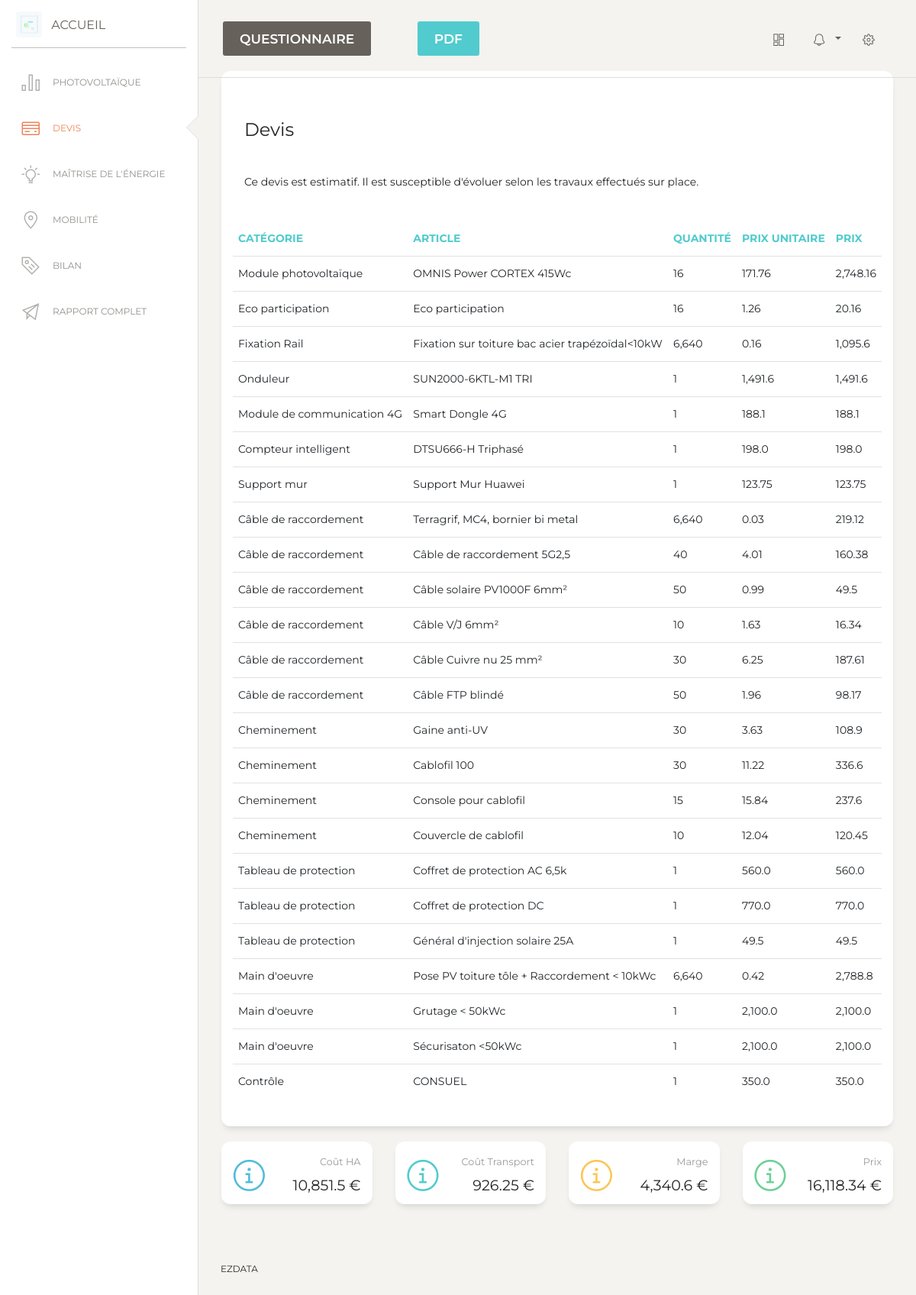
Screenshot of /8/factu (signed in) with the database file from the repository.
### PV/models.py (models this page shows, shortened)
class ItemQuantite(models.Model):
    catalogue_solution = models.ForeignKey(
        CatalogueSolution, on_delete=models.CASCADE, verbose_name='Solution')
    facturation_item = models.ForeignKey(
        FacturationItem, on_delete=models.CASCADE, verbose_name='Elément')
    quantite = models.IntegerField(default=0, verbose_name='Quantité')
    def _cout_HA_unit(self):
        cout = self.facturation_item.cout_HA_unit
        return round(cout, 2)
    cout_HA_unit = property(_cout_HA_unit)
    def _cout_transport_unit(self):
        taux = self.facturation_item.taux_transport/100
        cout = taux*self.facturation_item.cout_HA_unit
        return round(cout, 2)
    cout_transport_unit = property(_cout_transport_unit)
    def _cout_HA(self):
        cout = self.facturation_item.cout_HA_unit*self.quantite
        return round(cout, 2)
    cout_HA = property(_cout_HA)
    def _cout_transport(self):
        taux = self.facturation_item.taux_transport/100
        cout_transport_unit = taux*self.facturation_item.cout_HA_unit
        cout = cout_transport_unit*self.quantite
        return round(cout, 2)
    cout_transport = property(_cout_transport)
    def _prix_unit(self):
        taux = self.facturation_item.taux_transport/100
        cout_transport_unit = taux*self.facturation_item.cout_HA_unit
        marge = self.catalogue_solution.marge/100
        prix = self.facturation_item.cout_HA_unit*(1+marge)+cout_transport_unit
        return round(prix, 2)
    prix_unit = property(_prix_unit)
    def _prix(self):
        marge = self.catalogue_solution.marge/100
        cout_HA = self.facturation_item.cout_HA_unit*self.quantite
        taux = self.facturation_item.taux_transport/100
        cout_transport_unit = taux*self.facturation_item.cout_HA_unit
        cout_transport = cout_transport_unit*self.quantite
        prix = cout_HA*(1+marge)+cout_transport
        return round(prix, 2)
    prix = property(_prix)
    def _marge(self):
        marge = self.catalogue_solution.marge/100
        cout_HA = self.facturation_item.cout_HA_unit*self.quantite
        return round(cout_HA*marge, 2)
    marge = property(_marge)
    class Meta:
        verbose_name = 'Catalogue - Entrée'

class FacturationItem(models.Model):
    type = models.CharField(max_length=255, verbose_name="Type d'équipement")
    article = models.CharField(max_length=255, verbose_name='Article')
    cout_HA_unit = models.FloatField(
        verbose_name='Coût HA unitaire')
    taux_transport = models.FloatField(
        verbose_name='Taux transport en % du prix HA')
    unites = (('Unité', 'Unité'),
              ('/ Wc', '/ Wc'),
              ('/ ml', '/ ml'),)
    unite = models.CharField(
        max_length=255, choices=unites, verbose_name='Unité', default='Unité')
    class Meta:
        verbose_name = 'Equipement'

class CatalogueSolution(models.Model):
    taille = models.FloatField(verbose_name='Taille en kWc')
    instal = (('Monophasée', 'Monophasée'),
              ('Triphasée', 'Triphasée'),)
    installation = models.CharField(
        verbose_name='Installation', choices=instal, max_length=255)
    marge = models.FloatField(verbose_name='marge en %')
    elements = models.ManyToManyField(
        FacturationItem, through='ItemQuantite')
    class Meta:
        constraints = [
            models.UniqueConstraint(
                fields=['taille', 'installation'], name="solutions uniques")
        ]
    class Meta:
        verbose_name = 'Catalogue - Solution'

class ExportSite(models.Model):
    projet = models.ForeignKey(
        Projet, on_delete=models.CASCADE, verbose_name='Projet')
    enseigne = models.ForeignKey(
        Enseigne, on_delete=models.CASCADE, verbose_name='Enseigne')
    sitename = models.CharField(
        max_length=255)
    class Meta:
        unique_together = ('enseigne',)
    def _export(self):
        export = list(model_to_dict(self).values())
        return export[3:]
    export = property(_export)

### PV/views.py (the view)
# urls.py: path('<int:id_enseigne>/factu', views.factu_catalogue, name='factu'),
@login_required
def factu_catalogue(request, id_enseigne):
    global site
    site = 1
    rqt1 = Enseigne.objects.get(id=id_enseigne)
    nb = rqt1.nb_sites
    projet = rqt1.projet
    if not ExportSite.objects.filter(enseigne=rqt1).exists():
        exportsite = ExportSite(
            projet=projet, enseigne=rqt1, sitename=rqt1.name)
        exportsite.save()
    else:
        exportsite = ExportSite.objects.get(enseigne=rqt1)
    range_nb = range(nb)
    rqt2 = Batiment.objects.filter(enseigne=rqt1, num_sites=site)[0]
    rqt3 = Localisation.objects.get(batiment=rqt2)
    territ = rqt3.territ
    rqt4 = Profil.objects.get(batiment=rqt2)
    profil = rqt4.type_profil
    personnalise = Profil_types.objects.get(type_profil='Personnalisé')
    perso = False
    if profil == personnalise:
        perso = True
        profil = ProfilPerso.objects.get(batiment=rqt2).profil
    rqt5 = Toiture.objects.get(batiment=rqt2)
    surface = rqt5.surface
    toiture = rqt5.toiture
    rqt6 = EDF.objects.get(batiment=rqt2)
    puissance = rqt6.puissance
    Nb_kW = rqt6.nb_kW
    ref = rqt6.reference
    rqt7 = Electrification.objects.get(souscription=rqt6)
    installation = rqt7.installation
    if ref == 'Bimestrielle':
        conso_perso = ((Nb_kW * 6) / 365) * 7
    if ref == 'Mensuelle':
        conso_perso = ((Nb_kW * 12) / 365) * 7
    if ref == 'Annuelle':
        conso_perso = ((Nb_kW) / 365) * 7
    sol = solution_catalogue(conso_perso, profil, perso, territ, surface,
                             installation, puissance, etat_batterie, etat_AutoProd, etat_entre_deux)
    if CentraleBatiment.objects.filter(batiment=rqt2).exists():
        cb = CentraleBatiment.objects.get(batiment=rqt2)
        if SolutionBatiment.objects.filter(centrale_batiment=cb).exists():
            x = SolutionBatiment.objects.get(centrale_batiment=cb)
            sol = x.solution
    CentraleBatiment.objects.filter(batiment=rqt2).delete()
    cb = CentraleBatiment(batiment=rqt2)
    cb.save()
    SolutionBatiment.objects.filter(centrale_batiment=cb).delete()
    x = SolutionBatiment(centrale_batiment=cb, solution=sol)
    x.save()
    choices = FacturationItem.objects.filter(type="Module photovoltaïque")
    choices = [x for x in choices]
    modulepv_qt = ItemQuantite.objects.get(
        catalogue_solution=sol, facturation_item__in=choices)
    modulepv = modulepv_qt.facturation_item
    panneau_name = modulepv.article
    panneau_qt = modulepv_qt.quantite
    panneau = ModulesPV.objects.get(Nom=panneau_name)
    taille = sol.taille
    nbr_modules = panneau_qt
    surface_totale = nbr_modules*panneau.Surface_Panneau_m2
    test = ItemQuantite.objects.filter(catalogue_solution=sol)
    p1 = sum([x.cout_HA for x in test])
    p2 = sum([x.cout_transport for x in test])
    p3 = sum([x.marge for x in test])
    p4 = sum([x.prix for x in test])
    p1 = round(p1, 2)
    p2 = round(p2, 2)
    p3 = round(p3, 2)
    p4 = round(p4, 2)
    exportsite.invest_pv = p4
    exportsite.save()
    if 'Précédent' in request.POST:
        url = reverse('mobilite', kwargs={'id_enseigne': id_enseigne})
        return HttpResponseRedirect(url)
    return render(request, 'factu_catalogue.html', {'id_enseigne': id_enseigne, 'site': site, 'nb': range_nb, 'elements': test, 'totalHA': p1, 'totalTransport': p2, 'totalMarge': p3, 'totalPrix': p4})

### PV/templates/factu_catalogue.html (shortened to what this page needs)
{% extends 'base_results.html' %}
{% block title %}
<form action="" method="POST" name="formA">
    <div class="row">
        <div class="col-md-3">
            <input type='submit' class='btn btn-sucess btn-wd' name='Précédent' value='Questionnaire' />
        </div>
        <div class="col-md-3 offset-6">
            <button class="btn btn-primary bg-gradient-info mt-lg-7 mb-0" onClick="window.print()" type="button"
                name="button">PDF</button>
        </div>
    </div>
</form>
{% endblock %}
{% block navbar %}
<li>
    <a href="{% url 'results' id_enseigne %}">
        <i class="nc-icon nc-chart-bar-32"></i>
        <p>Photovoltaïque</p>
    </a>
</li>
<li class="active">
    <a href="{% url 'factu' id_enseigne%}">
        <i class="nc-icon nc-credit-card"></i>
        <p> Devis</p>
    </a>
</li>
<li>
    <a href="{% url 'mde' id_enseigne %}">
        <i class="nc-icon nc-bulb-63"></i>
        <p>Maîtrise de l'énergie</p>
    </a>
</li>
<li>
    <a href="{% url 'mobi' id_enseigne %}">
        <i class="nc-icon nc-pin-3"></i>
        <p> Mobilité</p>
    </a>
</li>
<li>
    <a href="{% url 'bilan' id_enseigne %}">
        <i class="nc-icon nc-tag-content"></i>
        <p> Bilan</p>
    </a>
</li>
<li>
    <a href="">
        <i class="nc-icon nc-send"></i>
        <p> Rapport complet</p>
    </a>
</li>
{% endblock navbar %}
{% block content %}
{% load humanize %}
<div class="content">
    <div class="row">
        <div class="col-md-12">
            <div class="card">
                <div class="card-header">
                    <h4 class="card-body"> Devis</h4>
                    <p class="card-body">Ce devis est estimatif. Il est susceptible d'évoluer selon les travaux
                        effectués
                        sur place.
                    </p>
                </div>
                <div class="card-body">
                    <div class="table-responsive">
                        <table class="table">
                            <thead class=" text-primary">
                                <th>
                                    Catégorie
                                </th>
                                <th>
                                    Article
                                </th>
                                <th>
                                    Quantité
                                </th>
                                <th>
                                    Prix unitaire
                                </th>
                                <th>
                                    Prix
                                </th>
                            </thead>
                            <tbody>
                                {% for i in elements %}
                                <tr>
                                    <td>
                                        {{ i.facturation_item.type }}
                                    </td>
                                    <td>
                                        {{ i.facturation_item.article }}
                                    </td>
                                    <td>
                                        {{ i.quantite }}
                                    </td>
                                    <td>
                                        {{ i.prix_unit }}
                                    </td>
                                    <td>
                                        {{ i.prix }}
                                    </td>
                                </tr>
                                {% endfor %}
                            </tbody>
                        </table>
                    </div>
                </div>
            </div>
        </div>
    </div>
    <div class="row">
        <div class="col-lg-3 col-md-6 col-sm-6">
            <div class="card card-stats">
                <div class="card-body ">
                    <div class="row">
                        <div class="col-5 col-md-4">
                            <div class="icon-big text-center icon-warning">
                                <i class="nc-icon nc-alert-circle-i text-info"></i>
                            </div>
                        </div>
                        <div class="col-7 col-md-8">
                            <div class="numbers">
                                <p class="card-category"><small>Coût HA</small> </p>
                                <p class="card-title" style="font-size: 24px"><small>{{ totalHA|intcomma }} €</small>
                            </div>
                        </div>
                    </div>
                </div>
            </div>
        </div>
        <div class="col-lg-3 col-md-6 col-sm-6">
            <div class="card card-stats">
                <div class="card-body ">
                    <div class="row">
                        <div class="col-5 col-md-4">
                            <div class="icon-big text-center icon-warning">
                                <i class="nc-icon nc-alert-circle-i text-primary"></i>
                            </div>
                        </div>
                        <div class="col-7 col-md-8">
                            <div class="numbers">
                                <p class="card-category"><small>Coût Transport</small></p>
                                <p class="card-title" style="font-size: 24px"><small>{{ totalTransport|intcomma }}
                                        €</small>
                            </div>
                        </div>
                    </div>
                </div>
            </div>
        </div>
        <div class="col-lg-3 col-md-6 col-sm-6">
            <div class="card card-stats">
                <div class="card-body ">
                    <div class="row">
                        <div class="col-5 col-md-4">
                            <div class="icon-big text-center icon-warning">
                                <i class="nc-icon nc-alert-circle-i text-warning"></i>
                            </div>
                        </div>
                        <div class="col-7 col-md-8">
                            <div class="numbers">
                                <p class="card-category"><small>Marge</small></p>
                                <p class="card-title" style="font-size: 24px"><small>{{ totalMarge|intcomma }} €</small>
                            </div>
                        </div>
                    </div>
                </div>
            </div>
        </div>
        <div class="col-lg-3 col-md-6 col-sm-6">
            <div class="card card-stats">
                <div class="card-body ">
                    <div class="row">
                        <div class="col-5 col-md-4">
                            <div class="icon-big text-center icon-warning">
                                <i class="nc-icon nc-alert-circle-i text-success"></i>
                            </div>
                        </div>
                        <div class="col-7 col-md-8">
                            <div class="numbers">
                                <p class="card-category"><small>Prix</small></p>
                                <p class="card-title" style="font-size: 24px"><small>{{ totalPrix|intcomma }} €</small>
                            </div>
                        </div>
                    </div>
                </div>
            </div>
        </div>
    </div>
</div>
{% endblock %}

### rows the page displays
ItemQuantite: facturation_item.type "Module photovoltaïque", facturation_item.article "OMNIS Power CORTEX 415Wc", quantite "16", prix_unit "171.76", prix "2,748.16"
ItemQuantite: facturation_item.type "Eco participation", facturation_item.article "Eco participation", quantite "16", prix_unit "1.26", prix "20.16"
ItemQuantite: facturation_item.type "Fixation Rail", facturation_item.article "Fixation sur toiture bac acier trapézoïdal<10kW", quantite "6,640", prix_unit "0.16", prix "1,095.6"
ItemQuantite: facturation_item.type "Onduleur", facturation_item.article "SUN2000-6KTL-M1 TRI", quantite "1", prix_unit "1,491.6", prix "1,491.6"
ItemQuantite: facturation_item.type "Module de communication 4G", facturation_item.article "Smart Dongle 4G", quantite "1", prix_unit "188.1", prix "188.1"
ItemQuantite: facturation_item.type "Compteur intelligent", facturation_item.article "DTSU666-H Triphasé", quantite "1", prix_unit "198.0", prix "198.0"
ItemQuantite: facturation_item.type "Support mur", facturation_item.article "Support Mur Huawei", quantite "1", prix_unit "123.75", prix "123.75"
ItemQuantite: facturation_item.type "Câble de raccordement", facturation_item.article "Terragrif, MC4, bornier bi metal", quantite "6,640", prix_unit "0.03", prix "219.12"
ItemQuantite: facturation_item.type "Câble de raccordement", facturation_item.article "Câble de raccordement 5G2,5", quantite "40", prix_unit "4.01", prix "160.38"
ItemQuantite: facturation_item.type "Câble de raccordement", facturation_item.article "Câble solaire PV1000F 6mm²", quantite "50", prix_unit "0.99", prix "49.5"
ItemQuantite: facturation_item.type "Câble de raccordement", facturation_item.article "Câble V/J 6mm²", quantite "10", prix_unit "1.63", prix "16.34"
ItemQuantite: facturation_item.type "Câble de raccordement", facturation_item.article "Câble Cuivre nu 25 mm²", quantite "30", prix_unit "6.25", prix "187.61"
ItemQuantite: facturation_item.type "Câble de raccordement", facturation_item.article "Câble FTP blindé", quantite "50", prix_unit "1.96", prix "98.17"
ItemQuantite: facturation_item.type "Cheminement", facturation_item.article "Gaine anti-UV", quantite "30", prix_unit "3.63", prix "108.9"
ItemQuantite: facturation_item.type "Cheminement", facturation_item.article "Cablofil 100", quantite "30", prix_unit "11.22", prix "336.6"
ItemQuantite: facturation_item.type "Cheminement", facturation_item.article "Console pour cablofil", quantite "15", prix_unit "15.84", prix "237.6"
ItemQuantite: facturation_item.type "Cheminement", facturation_item.article "Couvercle de cablofil", quantite "10", prix_unit "12.04", prix "120.45"
ItemQuantite: facturation_item.type "Tableau de protection", facturation_item.article "Coffret de protection AC 6,5k", quantite "1", prix_unit "560.0", prix "560.0"
ItemQuantite: facturation_item.type "Tableau de protection", facturation_item.article "Coffret de protection DC", quantite "1", prix_unit "770.0", prix "770.0"
ItemQuantite: facturation_item.type "Tableau de protection", facturation_item.article "Général d'injection solaire 25A", quantite "1", prix_unit "49.5", prix "49.5"
ItemQuantite: facturation_item.type "Main d'oeuvre", facturation_item.article "Pose PV toiture tôle + Raccordement < 10kWc", quantite "6,640", prix_unit "0.42", prix "2,788.8"
ItemQuantite: facturation_item.type "Main d'oeuvre", facturation_item.article "Grutage < 50kWc", quantite "1", prix_unit "2,100.0", prix "2,100.0"
ItemQuantite: facturation_item.type "Main d'oeuvre", facturation_item.article "Sécurisaton <50kWc", quantite "1", prix_unit "2,100.0", prix "2,100.0"
ItemQuantite: facturation_item.type "Contrôle", facturation_item.article "CONSUEL", quantite "1", prix_unit "350.0", prix "350.0"
ExportSite: invest_pv "16,118.34"

### other values shown
{{ totalHA|intcomma }} "10,851.5"
{{ totalTransport|intcomma }} "926.25"
{{ totalMarge|intcomma }} "4,340.6"
